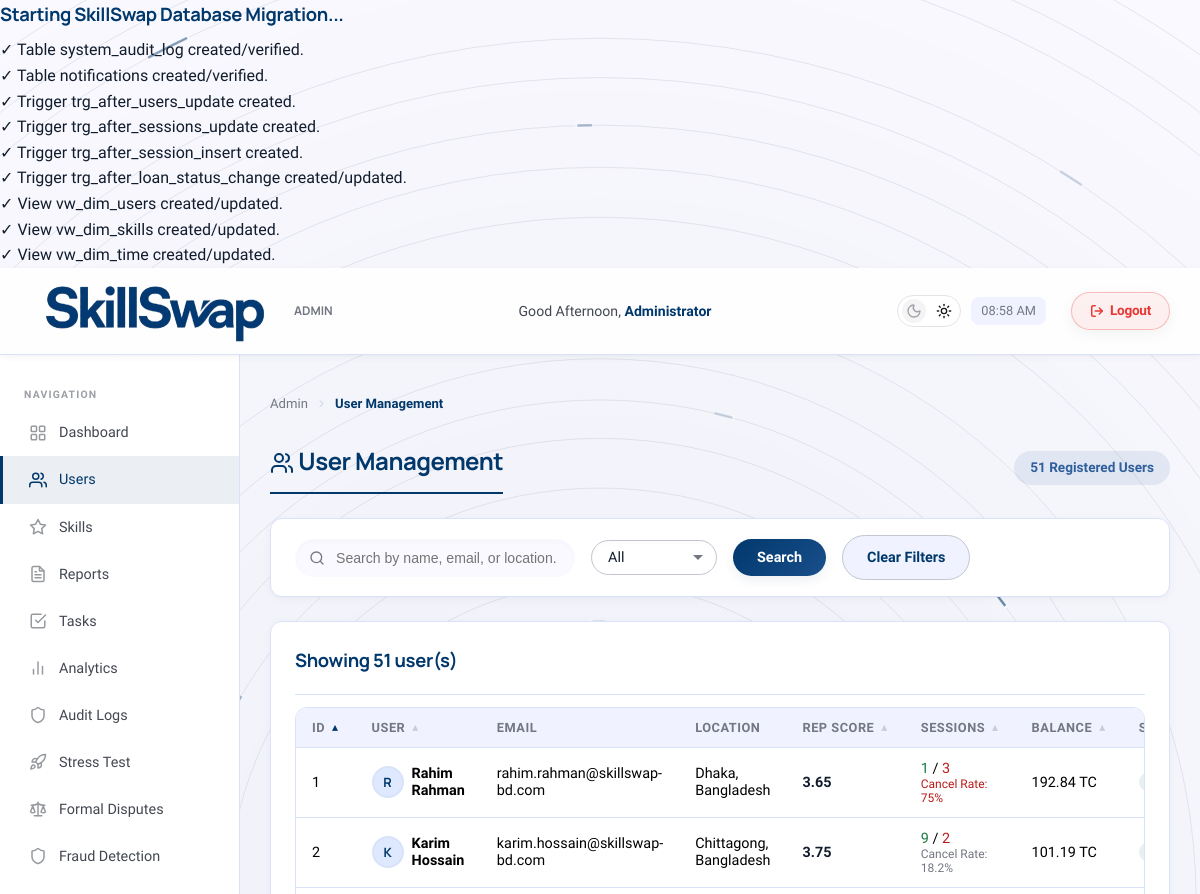
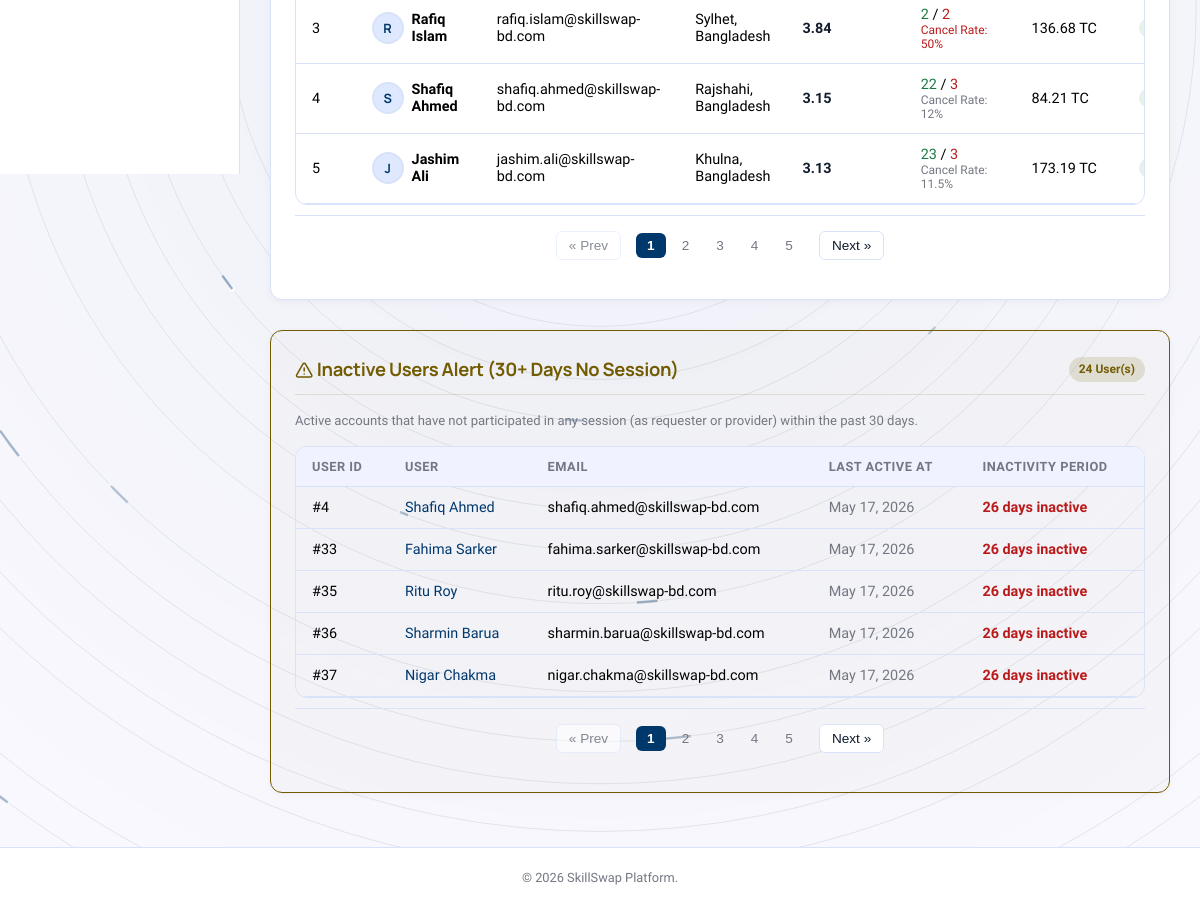
Screenshot of /admin/users.php?sort=id&order=asc (signed in) with the database file from the repository (2 pictures, top to bottom).
### tables this page shows
CREATE TABLE IF NOT EXISTS users (
    user_id INT AUTO_INCREMENT PRIMARY KEY,
    name VARCHAR(100) NOT NULL,
    email VARCHAR(100) UNIQUE NOT NULL,
    password_hash VARCHAR(255) NOT NULL,
    location VARCHAR(100) NOT NULL,
    bio TEXT,
    profile_photo MEDIUMBLOB,
    profile_photo_mime VARCHAR(50),
    reliability_score DECIMAL(5, 2) DEFAULT NULL,
    status ENUM('active', 'suspended') DEFAULT 'active',
    created_at TIMESTAMP DEFAULT CURRENT_TIMESTAMP,
    last_active_at TIMESTAMP DEFAULT CURRENT_TIMESTAMP ON UPDATE CURRENT_TIMESTAMP,
    availability_schedule TEXT,
    availability_locked TINYINT(1) DEFAULT 0
);

CREATE TABLE IF NOT EXISTS reputation (
    user_id INT PRIMARY KEY,
    current_score DECIMAL(5, 2) DEFAULT NULL,
    completed_sessions INT DEFAULT 0,
    cancelled_sessions INT DEFAULT 0,
    no_show_decay DECIMAL(5, 2) DEFAULT 0.00,
    last_decay_date DATE,
    mentor_level VARCHAR(50) DEFAULT 'Novice',
    FOREIGN KEY (user_id) REFERENCES users(user_id) ON DELETE CASCADE
);

CREATE TABLE IF NOT EXISTS wallet (
    wallet_id INT AUTO_INCREMENT PRIMARY KEY,
    user_id INT UNIQUE NOT NULL,
    balance DECIMAL(15, 2) DEFAULT 0.00 CHECK (balance >= 0.00),
    last_updated TIMESTAMP DEFAULT CURRENT_TIMESTAMP ON UPDATE CURRENT_TIMESTAMP,
    FOREIGN KEY (user_id) REFERENCES users(user_id) ON DELETE CASCADE
);

### admin/users.php (the view, shortened to what this page needs)
<?php
require_once __DIR__ . '/../config/db.php';
$search = trim($_GET['search'] ?? '');
$filter_status = $_GET['status'] ?? 'all';
$sort = trim($_GET['sort'] ?? 'joined');
$order = trim($_GET['order'] ?? 'desc');
$allowed_sorts = [
    'id' => 'u.user_id',
    'name' => 'u.name',
    'rep' => 'r.current_score',
    'sessions' => 'r.completed_sessions',
    'balance' => 'w.balance',
    'joined' => 'u.created_at'
];
$sort_col = $allowed_sorts[$sort] ?? 'u.created_at';
$order = (strtolower($order) === 'asc') ? 'ASC' : 'DESC';
function getSortUrl($col, $dir, $search, $filter_status) {
    $query = [
        'sort' => $col,
        'order' => $dir
    ];
    return 'users.php?' . http_build_query($query);
}
function renderSortButtons($col, $current_sort, $current_order, $search, $filter_status) {
    if ($current_sort === $col) {
        if (strtolower($current_order) === 'asc') {
            $url = getSortUrl($col, 'desc', $search, $filter_status);
            return '
            <span class="sort-arrows">
                <a href="' . $url . '" class="sort-arrow active" title="Sorted Ascending. Click to sort Descending">&#x25B4;</a>
            </span>';
        } else {
            $url = getSortUrl($col, 'asc', $search, $filter_status);
            return '
            <span class="sort-arrows">
                <a href="' . $url . '" class="sort-arrow active" title="Sorted Descending. Click to sort Ascending">&#x25BE;</a>
            </span>';
        }
    } else {
        $url = getSortUrl($col, 'asc', $search, $filter_status);
        return '
        <span class="sort-arrows">
            <a href="' . $url . '" class="sort-arrow" title="Click to sort Ascending">&#x25B4;</a>
        </span>';
    }
}
$where = "WHERE 1=1";
$params = [];
$types = '';
$sql = "
    SELECT u.*, r.current_score, r.completed_sessions, r.cancelled_sessions,
           w.balance
    FROM users u
    LEFT JOIN reputation r ON u.user_id = r.user_id
    LEFT JOIN wallet w ON u.user_id = w.user_id
    $where
    ORDER BY $sort_col $order
";
if (!empty($params)) {
    $stmt = $conn->prepare($sql);
    $stmt->bind_param($types, ...$params);
    $stmt->execute();
    $users = $stmt->get_result();
} else {
    $users = $conn->query($sql);
}
$count_all = $conn->query("SELECT COUNT(*) AS cnt FROM users")->fetch_assoc()['cnt'];
$inactive_users = $conn->query("
    SELECT u.user_id, u.name, u.email, u.last_active_at,
           DATEDIFF(NOW(), u.last_active_at) AS days_inactive
    FROM users u
    WHERE u.status = 'active'
      AND NOT EXISTS (
          SELECT 1 FROM exchange_sessions es
          WHERE (es.requester_id = u.user_id OR es.provider_id = u.user_id)
            AND es.scheduled_time >= DATE_SUB(NOW(), INTERVAL 30 DAY)
      )
    ORDER BY days_inactive DESC
");
include __DIR__ . '/../includes/admin_header.php';
?>
<div class="page-header">
    <h1 class="page-title" style="margin:0;"><i data-lucide="users" class="lucide-sm"></i> User Management</h1>
    <span class="badge badge-info" style="font-size:0.85rem; padding:6px 16px;"><?php echo $count_all; ?> Registered Users</span>
</div>
<div class="card mb-3" style="padding: 16px 24px; position: relative; z-index: 10;">
    <form method="GET" class="flex flex-wrap gap-2 items-center" id="adminSearchForm">
        <div style="position:relative; display:flex; align-items:center;">
            <input type="text" name="search" id="adminSearchInput" placeholder="Search by name, email, or location..." autocomplete="off"
                value="<?php echo htmlspecialchars($search); ?>">
        </div>
        <select name="status" class="form-control" style="width: auto; border-radius: 99px; padding: 8px 36px 8px 16px;">
            <option value="all" <?php echo $filter_status === 'all' ? 'selected' : ''; ?>>All</option>
        </select>
        <button type="submit" class="btn btn-primary" style="border-radius: 99px; padding: 10px 24px;">Search</button>
        <?php if ($search || $sort !== 'joined' || $order !== 'DESC' || $filter_status !== 'all'): ?>
            <a href="users.php" class="btn btn-secondary" style="border-radius: 99px; padding: 10px 24px;">Clear Filters</a>
        <?php endif; ?>
    </form>
</div>
<div class="card" style="margin-bottom: 30px;">
    <div class="card-header">
        <h3>Showing <?php echo $users->num_rows; ?> user(s)</h3>
    </div>
    <?php if ($users->num_rows > 0): ?>
    <div class="table-wrapper">
        <table>
            <thead>
                <tr>
                    <th>
                        <span class="th-content">
                            <span>ID</span>
                            <?php echo renderSortButtons('id', $sort, $order, $search, $filter_status); ?>
                        </span>
                    </th>
                    <th>
                        <span class="th-content">
                            <span>User</span>
                            <?php echo renderSortButtons('name', $sort, $order, $search, $filter_status); ?>
                        </span>
                    </th>
                    <th>Email</th>
                    <th>Location</th>
                    <th>
                        <span class="th-content">
                            <span>Rep Score</span>
                            <?php echo renderSortButtons('rep', $sort, $order, $search, $filter_status); ?>
                        </span>
                    </th>
                    <th>
                        <span class="th-content">
                            <span>Sessions</span>
                            <?php echo renderSortButtons('sessions', $sort, $order, $search, $filter_status); ?>
                        </span>
                    </th>
                    <th>
                        <span class="th-content">
                            <span>Balance</span>
                            <?php echo renderSortButtons('balance', $sort, $order, $search, $filter_status); ?>
                        </span>
                    </th>
                    <th>Status</th>
                </tr>
            </thead>
            <tbody>
                <?php while ($u = $users->fetch_assoc()):
                    $rep_color = 'var(--text-primary)';
                    if ($u['current_score'] === null)
                        $rep_color = 'var(--text-muted)';
                    elseif ($u['current_score'] < 2.5)
                        $rep_color = 'var(--danger)';
                    elseif ($u['current_score'] >= 4.5)
                        $rep_color = 'var(--success)';
                    ?>
                    <tr>
                        <td><?php echo $u['user_id']; ?></td>
                        <td>
                            <div class="flex items-center gap-1">
                                <?php if (!empty($u['profile_photo'])): ?>
                                    <img src="../api/user_photo.php?user_id=<?php echo $u['user_id']; ?>" class="avatar" style="width:32px; height:32px; object-fit:cover; border-radius:50%;" alt="User">
                                <?php else: ?>
                                    <div class="avatar" style="width:32px; height:32px; font-size:0.8rem;">
                                        <?php echo strtoupper(substr($u['name'], 0, 1)); ?></div>
                                <?php endif; ?>
                                <strong><?php echo htmlspecialchars($u['name']); ?></strong>
                            </div>
                        </td>
                        <td><?php echo htmlspecialchars($u['email']); ?></td>
                        <td><?php echo htmlspecialchars($u['location'] ?? 'N/A'); ?></td>
                        <td style="color:<?php echo $rep_color; ?>; font-weight:600;">
                            <?php echo $u['current_score'] !== null ? number_format((float)$u['current_score'], 2) : '<span style="font-size:0.85rem;">No Ratings</span>'; ?></td>
                        <td>
                            <span style="color:var(--success);" title="Completed"><?php echo $u['completed_sessions'] ?? 0; ?></span> /
                            <span style="color:var(--danger);" title="Cancelled"><?php echo $u['cancelled_sessions'] ?? 0; ?></span>
                            <?php
                            $total = ($u['completed_sessions'] ?? 0) + ($u['cancelled_sessions'] ?? 0);
                            $rate = $total > 0 ? round(($u['cancelled_sessions'] ?? 0) * 100 / $total, 1) : 0;
                            ?>
                            <br><small style="color: <?php echo $rate > 20 ? 'var(--danger)' : 'var(--text-muted)'; ?>; font-size:0.75rem;">Cancel Rate: <?php echo $rate; ?>%</small>
                        </td>
                        <td><?php echo number_format($u['balance'] ?? 0, 2); ?> TC</td>
                        <td>
                            <?php if ($u['status'] === 'active'): ?>
                                <span class="badge badge-success">Active</span>
                            <?php else: ?>
                                <span class="badge badge-danger">Suspended</span>
                            <?php endif; ?>
                        </td>
                    </tr>
                <?php endwhile; ?>
            </tbody>
        </table>
    </div>
    <?php endif; ?>
</div>
<?php if ($inactive_users && $inactive_users->num_rows > 0): ?>
    <div class="card mb-3" style="border: 1px solid var(--warning); background: rgba(115,92,0,0.02);">
        <div class="card-header" style="border-bottom: 1px solid rgba(115,92,0,0.15); margin-bottom: 15px;">
            <h3 style="color: var(--warning); margin:0;"><i data-lucide="alert-triangle" class="lucide-sm"></i> Inactive Users Alert (30+ Days No Session)</h3>
            <span class="badge badge-warning" style="background: rgba(115,92,0,0.15); color: var(--warning);"><?php echo $inactive_users->num_rows; ?> User(s)</span>
        </div>
        <p style="color: var(--text-muted); font-size: 0.82rem; margin-bottom: 15px;">
            Active accounts that have not participated in any session (as requester or provider) within the past 30 days.
        </p>
        <div class="table-wrapper">
            <table>
                <thead>
                    <tr>
                        <th>User ID</th>
                        <th>User</th>
                        <th>Email</th>
                        <th>Last Active At</th>
                        <th>Inactivity Period</th>
                    </tr>
                </thead>
                <tbody>
                    <?php while ($iu = $inactive_users->fetch_assoc()): ?>
                        <tr>
                            <td>#<?php echo $iu['user_id']; ?></td>
                            <td>
                                <strong><a href="../pages/user_profile.php?id=<?php echo $iu['user_id']; ?>" style="color: var(--primary); text-decoration:none;"><?php echo htmlspecialchars($iu['name']); ?></a></strong>
                            </td>
                            <td><?php echo htmlspecialchars($iu['email']); ?></td>
                            <td style="color:var(--text-muted);"><?php echo date('M d, Y', strtotime($iu['last_active_at'])); ?></td>
                            <td style="color:var(--danger); font-weight:600;"><?php echo $iu['days_inactive']; ?> days inactive</td>
                        </tr>
                    <?php endwhile; ?>
                </tbody>
            </table>
        </div>
    </div>
<?php endif; ?>
<?php include __DIR__ . '/../includes/admin_footer.php'; ?>

### rows the page displays
users: user_id "1", name "R", name "Rahim Rahman", email "rahim.rahman@skillswap-bd.com", location "Dhaka, Bangladesh", reputation.current_score "3.65", reputation.completed_sessions "1", reputation.cancelled_sessions "3", reputation.completed_sessions+cancelled_sessions "75", wallet.balance "192.84"
users: user_id "2", name "K", name "Karim Hossain", email "karim.hossain@skillswap-bd.com", location "Chittagong, Bangladesh", reputation.current_score "3.75", reputation.completed_sessions "9", reputation.cancelled_sessions "2", reputation.completed_sessions+cancelled_sessions "18.2", wallet.balance "101.19"
users: user_id "3", name "R", name "Rafiq Islam", email "rafiq.islam@skillswap-bd.com", location "Sylhet, Bangladesh", reputation.current_score "3.84", reputation.completed_sessions "2", reputation.cancelled_sessions "2", reputation.completed_sessions+cancelled_sessions "50", wallet.balance "136.68"
users: user_id "4", name "S", name "Shafiq Ahmed", email "shafiq.ahmed@skillswap-bd.com", location "Rajshahi, Bangladesh", reputation.current_score "3.15", reputation.completed_sessions "22", reputation.cancelled_sessions "3", reputation.completed_sessions+cancelled_sessions "12", wallet.balance "84.21", last_active_at "May 17, 2026", days_inactive "26"
users: user_id "5", name "J", name "Jashim Ali", email "jashim.ali@skillswap-bd.com", location "Khulna, Bangladesh", reputation.current_score "3.13", reputation.completed_sessions "23", reputation.cancelled_sessions "3", reputation.completed_sessions+cancelled_sessions "11.5", wallet.balance "173.19"
users: user_id "33", name "Fahima Sarker", email "fahima.sarker@skillswap-bd.com", last_active_at "May 17, 2026", days_inactive "26"
users: user_id "35", name "Ritu Roy", email "ritu.roy@skillswap-bd.com", last_active_at "May 17, 2026", days_inactive "26"
users: user_id "36", name "Sharmin Barua", email "sharmin.barua@skillswap-bd.com", last_active_at "May 17, 2026", days_inactive "26"
users: user_id "37", name "Nigar Chakma", email "nigar.chakma@skillswap-bd.com", last_active_at "May 17, 2026", days_inactive "26"

### other values shown
$greeting "Good Afternoon"
$admin_name "Administrator"
$breadcrumb_title "User Management"
$count_all "51"
$users->num_rows "51"
$inactive_users->num_rows "24"
